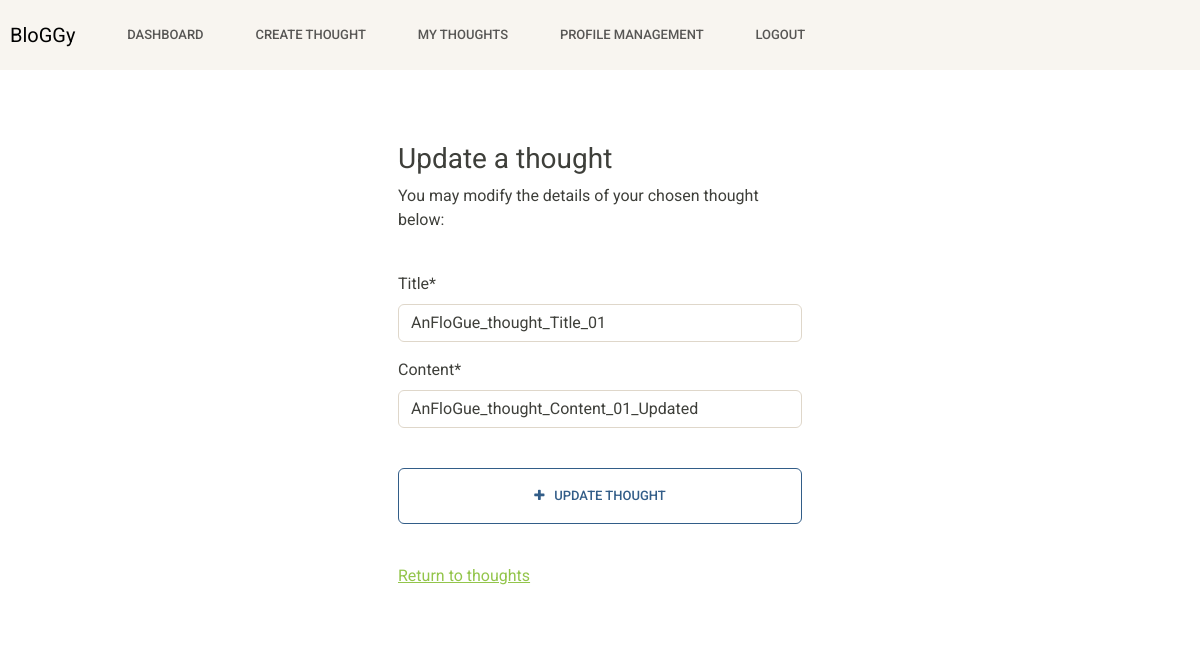
Screenshot of /update-thought/23 (signed in) with the database file from the repository.
### journal/models.py (models this page shows, shortened)
class Thought(models.Model):
    title = models.CharField(max_length=150)
    content = models.CharField(max_length=400)
    date_posted = models.DateTimeField(auto_now_add=True)
    user = models.ForeignKey(User, max_length=10, on_delete=models.CASCADE, null=True)

### journal/views.py (the view)
# urls.py: path('update-thought/<str:pk>', views.update_thought, name="update-thought"),
@login_required(login_url='my-login')
def update_thought(request, pk):
    try:
        thought = Thought.objects.get(id=pk, user=request.user)
    except:
        return redirect('my-thoughts')
    form = ThoughtForm(instance=thought)
    if request.method == 'POST':
        form = ThoughtForm(request.POST, instance=thought)
        if form.is_valid():
            form.save()
            messages.success(request, "Thought updated!")
            return redirect('my-thoughts')
    context = {'UpdateThought': form}
    return render(request, 'journal/update-thought.html', context)

### journal/forms.py
class ThoughtForm(ModelForm):
    class Meta:
        model = Thought
        fields = ['title', 'content', ]
        exclude = ['user', ]

### journal/templates/journal/update-thought.html (shortened to what this page needs)
{% extends 'journal/navbar.html' %}
{% load crispy_forms_tags %}
{% block content %}
    <br>
    <div class="container bg-white shadow-md p-5 form-layout">
        <h3> Update a thought </h3>
        <p> You may modify the details of your chosen thought below: </p>
        <br>
        <form method="POST" autocomplete="off">
            {{UpdateThought|crispy}}
            <br>
            <button class="btn btn-outline-primary btn-md w-100 btn-block p-3" type="submit"> <i class="fa fa-plus" aria-hidden="true"></i> &nbsp; Update thought </button>
        </form>
        <br>
        <a href="{% url 'my-thoughts' %}"> Return to thoughts </a>
    </div>
    <br>
{% endblock %}

### static/css/styles.css (style rules this page uses)
.form-layout { border-radius: 20px; width: 500px; }

### rows the page displays
Thought: title "AnFloGue_thought_Title_01", content "AnFloGue_thought_Content_01_Updated"
